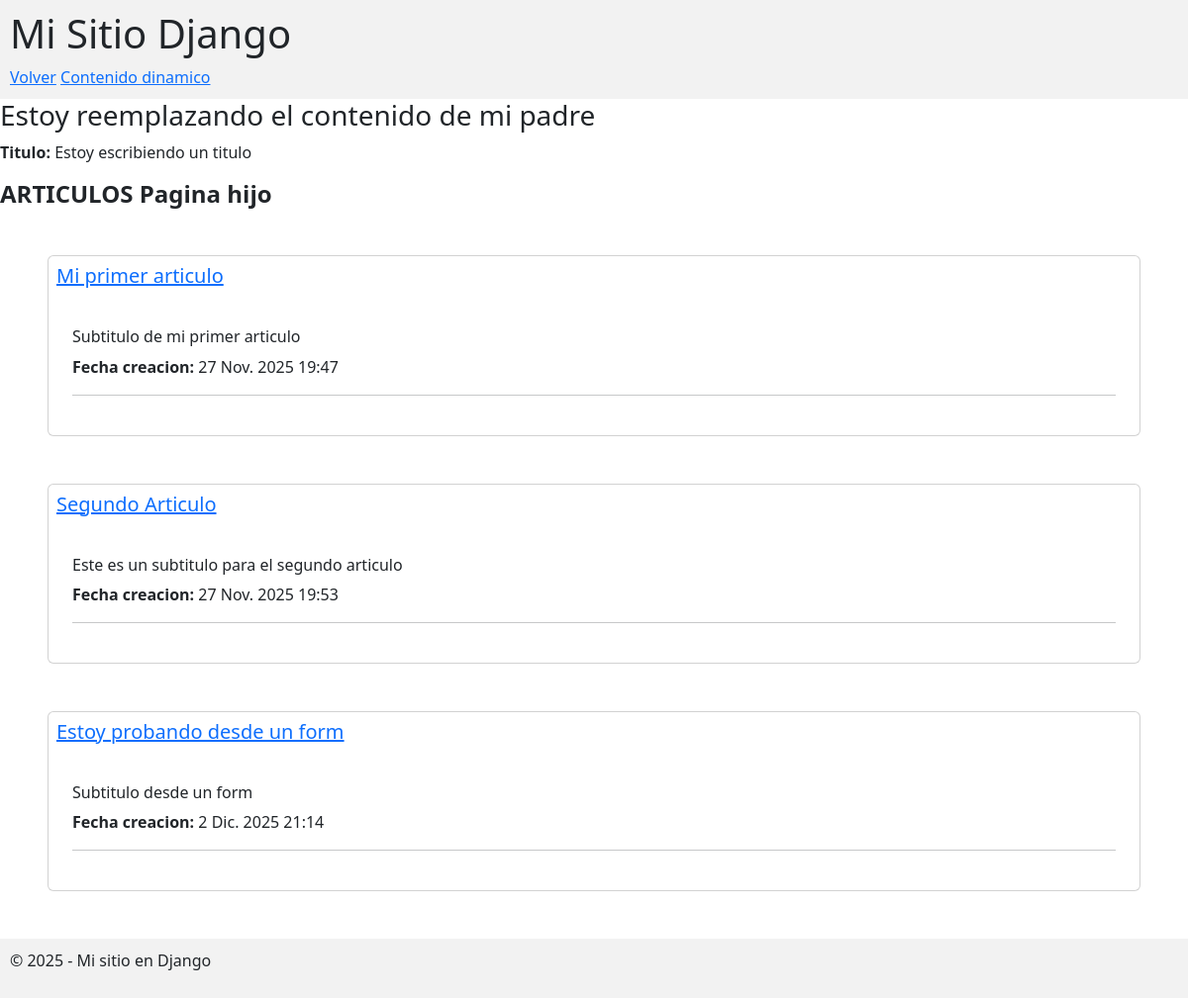
The app's page /con/, older data.
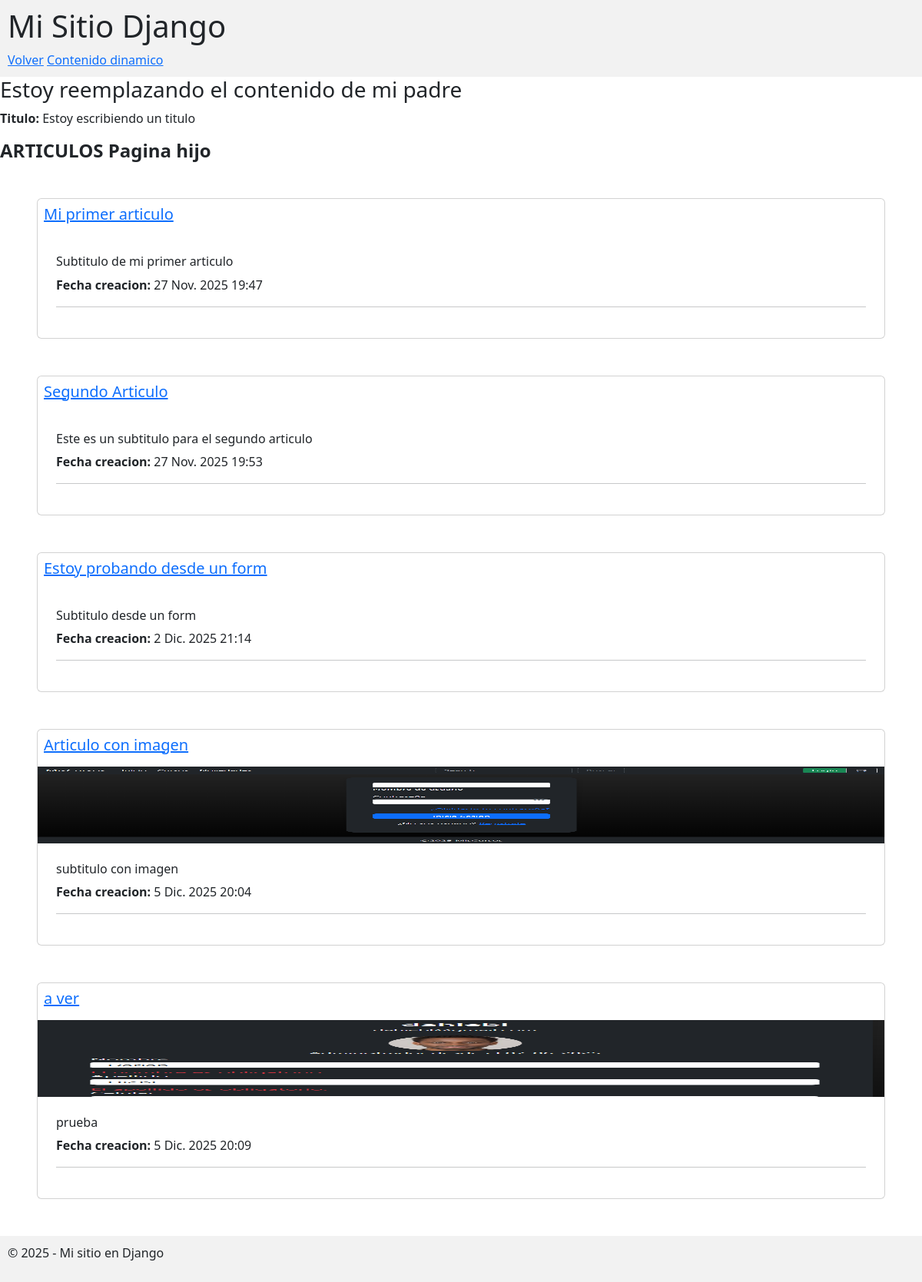
The same page, newer data.
### app/mi_primer_app/models.py (models this page shows, shortened)
class Articulo(models.Model):
    id_articulo = models.AutoField(primary_key=True)
    titulo = models.CharField(max_length=50)
    subtitulo = models.CharField(max_length=100)
    contenido = models.TextField(max_length=5000)
    fecha_creacion = models.DateTimeField(auto_now_add=True)
    habilitado = models.BooleanField(default=True)
    usuario = models.ForeignKey(Usuario, on_delete=models.CASCADE, blank=True, null=True)
    imagen = models.ImageField(upload_to='articulos/', blank=True, null=True)
    def url_articulo(self):
        return  reverse_lazy('articulo:detalle', kwargs={'pk':self.pk})

### proyecto_1/views.py (the view)
# urls.py: path('con/', con_contenido_dinamico, name="prueba_1"),
def con_contenido_dinamico(request):
    contexto = {
        "titulo": "Pagina hijo",
        "nombre": "Darian",
        "articulos": Articulo.objects.all()
    }
    return render(request,"hijo.html", contexto)

### templates/hijo.html (shortened to what this page needs)
{% extends 'base/base.html' %}
{% load static %}
{% block contenido %}
<h3>Estoy reemplazando el contenido de mi padre</h3>
<p><strong>Titulo:</strong> Estoy escribiendo un titulo</p>
<h4><strong>ARTICULOS {{ titulo }}</strong></h4>
{% for articulo in articulos %}
{% if articulo.habilitado %}
<div class="card m-5">
    <div class="card-title m-2">
        <a href="{{ articulo.url_articulo }}">
            <h5>{{ articulo.titulo }}</h5>
        </a>
    </div>
    {% if articulo.imagen != None %}
    <img src="{{ articulo.imagen.url }}" style="max-height: 100px; width: 100%;">
    {% endif %}
    <div class="card-body m-2">
        <h6>{{ articulo.subtitulo }}</h6>
        <p><strong>Fecha creacion: </strong> {{ articulo.fecha_creacion }}</p>
        <hr>
    </div>
</div>
{% endif %}
{% endfor %}
{% endblock %}

Row changes from the older to the newer data that the page shows:
added Articulo: titulo "Articulo con imagen", imagen (picture), subtitulo "subtitulo con imagen", fecha_creacion "5 Dic. 2025 20:04"
added Articulo: titulo "a ver", imagen (picture), subtitulo "prueba", fecha_creacion "5 Dic. 2025 20:09"
